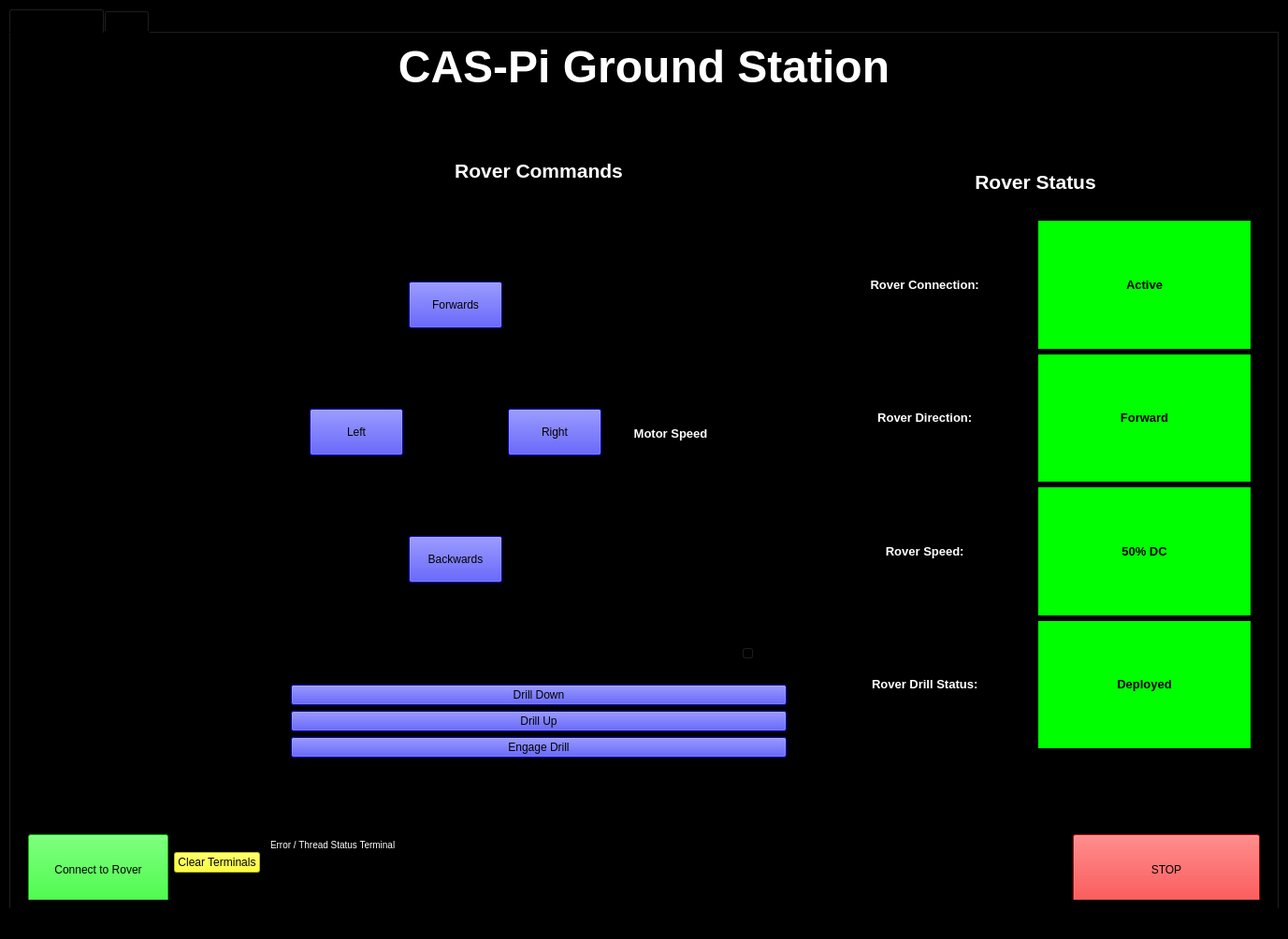
<?xml version="1.0" encoding="UTF-8"?>
<ui version="4.0">
 <class>MainWindow</class>
 <widget class="QMainWindow" name="MainWindow">
  <property name="geometry">
   <rect>
    <x>0</x>
    <y>0</y>
    <width>1377</width>
    <height>1004</height>
   </rect>
  </property>
  <property name="windowTitle">
   <string>MainWindow</string>
  </property>
  <property name="styleSheet">
   <string notr="true">background-color: rgb(0, 0, 0);</string>
  </property>
  <widget class="QWidget" name="centralwidget">
   <layout class="QGridLayout" name="gridLayout_5">
    <item row="0" column="0">
     <widget class="QTabWidget" name="tabWidget">
      <property name="currentIndex">
       <number>0</number>
      </property>
      <widget class="QWidget" name="tab">
       <attribute name="title">
        <string>Control Center</string>
       </attribute>
       <layout class="QGridLayout" name="gridLayout_2">
        <item row="0" column="0">
         <layout class="QHBoxLayout" name="horizontalLayout_3">
          <item>
           <widget class="QLabel" name="titlecard">
            <property name="styleSheet">
             <string notr="true">background-color: rgb(0, 0, 0);</string>
            </property>
            <property name="text">
             <string>&lt;html&gt;&lt;head/&gt;&lt;body&gt;&lt;p align=&quot;center&quot;&gt;&lt;span style=&quot; font-size:36pt; font-weight:600; color:#ffffff;&quot;&gt;CAS-Pi Ground Station&lt;/span&gt;&lt;/p&gt;&lt;/body&gt;&lt;/html&gt;</string>
            </property>
           </widget>
          </item>
         </layout>
        </item>
        <item row="1" column="0">
         <layout class="QHBoxLayout" name="horizontalLayout">
          <item>
           <widget class="QGraphicsView" name="graphicsView">
            <property name="minimumSize">
             <size>
              <width>250</width>
              <height>0</height>
             </size>
            </property>
           </widget>
          </item>
          <item>
           <widget class="QFrame" name="frame_9">
            <property name="minimumSize">
             <size>
              <width>550</width>
              <height>660</height>
             </size>
            </property>
            <property name="maximumSize">
             <size>
              <width>450</width>
              <height>660</height>
             </size>
            </property>
            <property name="frameShape">
             <enum>QFrame::StyledPanel</enum>
            </property>
            <property name="frameShadow">
             <enum>QFrame::Raised</enum>
            </property>
            <layout class="QVBoxLayout" name="verticalLayout_4">
             <item>
              <widget class="QLabel" name="label_4">
               <property name="text">
                <string>&lt;html&gt;&lt;head/&gt;&lt;body&gt;&lt;p align=&quot;center&quot;&gt;&lt;span style=&quot; font-size:16pt; font-weight:600; color:#ffffff;&quot;&gt;Rover Commands&lt;/span&gt;&lt;/p&gt;&lt;/body&gt;&lt;/html&gt;</string>
               </property>
              </widget>
             </item>
             <item>
              <widget class="QFrame" name="frame_10">
               <property name="frameShape">
                <enum>QFrame::StyledPanel</enum>
               </property>
               <property name="frameShadow">
                <enum>QFrame::Raised</enum>
               </property>
               <layout class="QHBoxLayout" name="horizontalLayout_7">
                <item>
                 <widget class="QFrame" name="frame_11">
                  <property name="frameShape">
                   <enum>QFrame::StyledPanel</enum>
                  </property>
                  <property name="frameShadow">
                   <enum>QFrame::Raised</enum>
                  </property>
                  <layout class="QGridLayout" name="gridLayout">
                   <item row="0" column="0">
                    <widget class="QLabel" name="label_6">
                     <property name="text">
                      <string>TextLabel</string>
                     </property>
                    </widget>
                   </item>
                   <item row="0" column="1">
                    <widget class="QPushButton" name="forward_pushbutton">
                     <property name="minimumSize">
                      <size>
                       <width>100</width>
                       <height>50</height>
                      </size>
                     </property>
                     <property name="styleSheet">
                      <string notr="true">background-color: rgb(0, 0, 255);</string>
                     </property>
                     <property name="text">
                      <string>Forwards</string>
                     </property>
                    </widget>
                   </item>
                   <item row="0" column="2">
                    <widget class="QLabel" name="label_7">
                     <property name="text">
                      <string>TextLabel</string>
                     </property>
                    </widget>
                   </item>
                   <item row="1" column="0">
                    <widget class="QPushButton" name="left_pushbutton">
                     <property name="minimumSize">
                      <size>
                       <width>100</width>
                       <height>50</height>
                      </size>
                     </property>
                     <property name="styleSheet">
                      <string notr="true">background-color: rgb(0, 0, 255);</string>
                     </property>
                     <property name="text">
                      <string>Left</string>
                     </property>
                    </widget>
                   </item>
                   <item row="1" column="1">
                    <widget class="QLabel" name="label_2">
                     <property name="text">
                      <string>TextLabel</string>
                     </property>
                    </widget>
                   </item>
                   <item row="1" column="2">
                    <widget class="QPushButton" name="right_pushbutton">
                     <property name="minimumSize">
                      <size>
                       <width>100</width>
                       <height>50</height>
                      </size>
                     </property>
                     <property name="styleSheet">
                      <string notr="true">background-color: rgb(0, 0, 255);</string>
                     </property>
                     <property name="text">
                      <string>Right</string>
                     </property>
                    </widget>
                   </item>
                   <item row="2" column="0">
                    <widget class="QLabel" name="label_11">
                     <property name="text">
                      <string>TextLabel</string>
                     </property>
                    </widget>
                   </item>
                   <item row="2" column="1">
                    <widget class="QPushButton" name="backwards_pushbutton">
                     <property name="minimumSize">
                      <size>
                       <width>100</width>
                       <height>50</height>
                      </size>
                     </property>
                     <property name="styleSheet">
                      <string notr="true">background-color: rgb(0, 0, 255);</string>
                     </property>
                     <property name="text">
                      <string>Backwards</string>
                     </property>
                    </widget>
                   </item>
                   <item row="2" column="2">
                    <widget class="QLabel" name="label_12">
                     <property name="text">
                      <string>TextLabel</string>
                     </property>
                    </widget>
                   </item>
                  </layout>
                 </widget>
                </item>
                <item>
                 <widget class="QFrame" name="frame_12">
                  <property name="frameShape">
                   <enum>QFrame::StyledPanel</enum>
                  </property>
                  <property name="frameShadow">
                   <enum>QFrame::Raised</enum>
                  </property>
                  <layout class="QHBoxLayout" name="horizontalLayout_8">
                   <item>
                    <widget class="QLabel" name="speed_label">
                     <property name="text">
                      <string>&lt;html&gt;&lt;head/&gt;&lt;body&gt;&lt;p align=&quot;center&quot;&gt;&lt;span style=&quot; font-size:10pt; font-weight:600; color:#ffffff;&quot;&gt;Motor Speed&lt;/span&gt;&lt;/p&gt;&lt;/body&gt;&lt;/html&gt;</string>
                     </property>
                    </widget>
                   </item>
                   <item>
                    <widget class="QSlider" name="motor_speed_slider">
                     <property name="minimumSize">
                      <size>
                       <width>50</width>
                       <height>50</height>
                      </size>
                     </property>
                     <property name="maximum">
                      <number>100</number>
                     </property>
                     <property name="singleStep">
                      <number>10</number>
                     </property>
                     <property name="pageStep">
                      <number>10</number>
                     </property>
                     <property name="orientation">
                      <enum>Qt::Vertical</enum>
                     </property>
                     <property name="tickPosition">
                      <enum>QSlider::TicksAbove</enum>
                     </property>
                     <property name="tickInterval">
                      <number>10</number>
                     </property>
                    </widget>
                   </item>
                  </layout>
                 </widget>
                </item>
               </layout>
              </widget>
             </item>
             <item>
              <widget class="QPushButton" name="drilldown_pushbutton">
               <property name="styleSheet">
                <string notr="true">background-color: rgb(0, 0, 255);</string>
               </property>
               <property name="text">
                <string>Drill Down</string>
               </property>
              </widget>
             </item>
             <item>
              <widget class="QPushButton" name="drillup_pushbutton">
               <property name="styleSheet">
                <string notr="true">background-color: rgb(0, 0, 255);</string>
               </property>
               <property name="text">
                <string>Drill Up</string>
               </property>
              </widget>
             </item>
             <item>
              <widget class="QPushButton" name="engagedrill_pushbutton">
               <property name="styleSheet">
                <string notr="true">background-color: rgb(0, 0, 255);</string>
               </property>
               <property name="text">
                <string>Engage Drill</string>
               </property>
              </widget>
             </item>
            </layout>
           </widget>
          </item>
          <item>
           <widget class="QFrame" name="frame_2">
            <property name="minimumSize">
             <size>
              <width>500</width>
              <height>660</height>
             </size>
            </property>
            <property name="maximumSize">
             <size>
              <width>450</width>
              <height>660</height>
             </size>
            </property>
            <property name="frameShape">
             <enum>QFrame::StyledPanel</enum>
            </property>
            <property name="frameShadow">
             <enum>QFrame::Raised</enum>
            </property>
            <layout class="QVBoxLayout" name="verticalLayout_5">
             <item>
              <widget class="QLabel" name="label_13">
               <property name="maximumSize">
                <size>
                 <width>16777215</width>
                 <height>50</height>
                </size>
               </property>
               <property name="text">
                <string>&lt;html&gt;&lt;head/&gt;&lt;body&gt;&lt;p align=&quot;center&quot;&gt;&lt;span style=&quot; font-size:16pt; font-weight:600; color:#ffffff;&quot;&gt;Rover Status&lt;/span&gt;&lt;/p&gt;&lt;/body&gt;&lt;/html&gt;</string>
               </property>
              </widget>
             </item>
             <item>
              <widget class="QFrame" name="frame_13">
               <property name="frameShape">
                <enum>QFrame::StyledPanel</enum>
               </property>
               <property name="frameShadow">
                <enum>QFrame::Raised</enum>
               </property>
               <layout class="QGridLayout" name="gridLayout_6">
                <item row="0" column="0">
                 <widget class="QLabel" name="speed_label_2">
                  <property name="text">
                   <string>&lt;html&gt;&lt;head/&gt;&lt;body&gt;&lt;p align=&quot;center&quot;&gt;&lt;span style=&quot; font-size:10pt; font-weight:600; color:#ffffff;&quot;&gt;Rover Connection: &lt;/span&gt;&lt;/p&gt;&lt;/body&gt;&lt;/html&gt;</string>
                  </property>
                 </widget>
                </item>
                <item row="0" column="1">
                 <widget class="QLabel" name="roverconnection_status">
                  <property name="styleSheet">
                   <string notr="true">background-color: rgb(0, 255, 0);</string>
                  </property>
                  <property name="text">
                   <string>&lt;html&gt;&lt;head/&gt;&lt;body&gt;&lt;p align=&quot;center&quot;&gt;&lt;span style=&quot; font-size:10pt; font-weight:600; color:#000000;&quot;&gt;Active&lt;/span&gt;&lt;/p&gt;&lt;/body&gt;&lt;/html&gt;</string>
                  </property>
                 </widget>
                </item>
                <item row="1" column="0">
                 <widget class="QLabel" name="speed_label_3">
                  <property name="text">
                   <string>&lt;html&gt;&lt;head/&gt;&lt;body&gt;&lt;p align=&quot;center&quot;&gt;&lt;span style=&quot; font-size:10pt; font-weight:600; color:#ffffff;&quot;&gt;Rover Direction: &lt;/span&gt;&lt;/p&gt;&lt;/body&gt;&lt;/html&gt;</string>
                  </property>
                 </widget>
                </item>
                <item row="1" column="1">
                 <widget class="QLabel" name="roverdirection_status">
                  <property name="styleSheet">
                   <string notr="true">background-color: rgb(0, 255, 0);</string>
                  </property>
                  <property name="text">
                   <string>&lt;html&gt;&lt;head/&gt;&lt;body&gt;&lt;p align=&quot;center&quot;&gt;&lt;span style=&quot; font-size:10pt; font-weight:600; color:#000000;&quot;&gt;Forward&lt;/span&gt;&lt;/p&gt;&lt;/body&gt;&lt;/html&gt;</string>
                  </property>
                 </widget>
                </item>
                <item row="2" column="0">
                 <widget class="QLabel" name="speed_label_4">
                  <property name="text">
                   <string>&lt;html&gt;&lt;head/&gt;&lt;body&gt;&lt;p align=&quot;center&quot;&gt;&lt;span style=&quot; font-size:10pt; font-weight:600; color:#ffffff;&quot;&gt;Rover Speed: &lt;/span&gt;&lt;/p&gt;&lt;/body&gt;&lt;/html&gt;</string>
                  </property>
                 </widget>
                </item>
                <item row="2" column="1">
                 <widget class="QLabel" name="roverspeed_status">
                  <property name="styleSheet">
                   <string notr="true">background-color: rgb(0, 255, 0);</string>
                  </property>
                  <property name="text">
                   <string>&lt;html&gt;&lt;head/&gt;&lt;body&gt;&lt;p align=&quot;center&quot;&gt;&lt;span style=&quot; font-size:10pt; font-weight:600; color:#000000;&quot;&gt;50% DC&lt;/span&gt;&lt;/p&gt;&lt;/body&gt;&lt;/html&gt;</string>
                  </property>
                 </widget>
                </item>
                <item row="3" column="0">
                 <widget class="QLabel" name="speed_label_5">
                  <property name="text">
                   <string>&lt;html&gt;&lt;head/&gt;&lt;body&gt;&lt;p align=&quot;center&quot;&gt;&lt;span style=&quot; font-size:10pt; font-weight:600; color:#ffffff;&quot;&gt;Rover Drill Status: &lt;/span&gt;&lt;/p&gt;&lt;/body&gt;&lt;/html&gt;</string>
                  </property>
                 </widget>
                </item>
                <item row="3" column="1">
                 <widget class="QLabel" name="roverdrill_status">
                  <property name="styleSheet">
                   <string notr="true">background-color: rgb(0, 255, 0);</string>
                  </property>
                  <property name="text">
                   <string>&lt;html&gt;&lt;head/&gt;&lt;body&gt;&lt;p align=&quot;center&quot;&gt;&lt;span style=&quot; font-size:10pt; font-weight:600; color:#000000;&quot;&gt;Deployed&lt;/span&gt;&lt;/p&gt;&lt;/body&gt;&lt;/html&gt;</string>
                  </property>
                 </widget>
                </item>
               </layout>
              </widget>
             </item>
            </layout>
           </widget>
          </item>
         </layout>
        </item>
        <item row="2" column="0">
         <widget class="QFrame" name="frame">
          <property name="maximumSize">
           <size>
            <width>16777215</width>
            <height>80</height>
           </size>
          </property>
          <property name="styleSheet">
           <string notr="true">alternate-background-color: rgb(0, 0, 0);</string>
          </property>
          <property name="frameShape">
           <enum>QFrame::StyledPanel</enum>
          </property>
          <property name="frameShadow">
           <enum>QFrame::Raised</enum>
          </property>
          <layout class="QHBoxLayout" name="horizontalLayout_2">
           <item>
            <widget class="QPushButton" name="connect_button">
             <property name="minimumSize">
              <size>
               <width>150</width>
               <height>75</height>
              </size>
             </property>
             <property name="styleSheet">
              <string notr="true">background-color: rgb(0, 255, 0);</string>
             </property>
             <property name="text">
              <string>Connect to Rover</string>
             </property>
            </widget>
           </item>
           <item>
            <widget class="QPushButton" name="clearText_button">
             <property name="styleSheet">
              <string notr="true">background-color: rgb(255, 255, 0);</string>
             </property>
             <property name="text">
              <string>Clear Terminals</string>
             </property>
            </widget>
           </item>
           <item>
            <widget class="QTextBrowser" name="error_terminal">
             <property name="maximumSize">
              <size>
               <width>16777215</width>
               <height>75</height>
              </size>
             </property>
             <property name="styleSheet">
              <string notr="true">color: rgb(255, 255, 255);</string>
             </property>
             <property name="html">
              <string>&lt;!DOCTYPE HTML PUBLIC &quot;-//W3C//DTD HTML 4.0//EN&quot; &quot;http://www.w3.org/TR/REC-html40/strict.dtd&quot;&gt;
&lt;html&gt;&lt;head&gt;&lt;meta name=&quot;qrichtext&quot; content=&quot;1&quot; /&gt;&lt;style type=&quot;text/css&quot;&gt;
p, li { white-space: pre-wrap; }
&lt;/style&gt;&lt;/head&gt;&lt;body style=&quot; font-family:'MS Shell Dlg 2'; font-size:7.8pt; font-weight:400; font-style:normal;&quot;&gt;
&lt;p style=&quot; margin-top:0px; margin-bottom:0px; margin-left:0px; margin-right:0px; -qt-block-indent:0; text-indent:0px;&quot;&gt;Error / Thread Status Terminal&lt;/p&gt;&lt;/body&gt;&lt;/html&gt;</string>
             </property>
            </widget>
           </item>
           <item>
            <widget class="QPushButton" name="stop_button">
             <property name="minimumSize">
              <size>
               <width>200</width>
               <height>75</height>
              </size>
             </property>
             <property name="styleSheet">
              <string notr="true">background-color: rgb(255, 0, 0);</string>
             </property>
             <property name="text">
              <string>STOP</string>
             </property>
            </widget>
           </item>
          </layout>
         </widget>
        </item>
       </layout>
      </widget>
      <widget class="QWidget" name="tab_2">
       <attribute name="title">
        <string>Misc</string>
       </attribute>
       <layout class="QGridLayout" name="gridLayout_4">
        <item row="0" column="0" colspan="2">
         <layout class="QHBoxLayout" name="horizontalLayout_4">
          <item>
           <widget class="QFrame" name="frame_4">
            <property name="frameShape">
             <enum>QFrame::StyledPanel</enum>
            </property>
            <property name="frameShadow">
             <enum>QFrame::Raised</enum>
            </property>
            <layout class="QHBoxLayout" name="horizontalLayout_5">
             <item>
              <widget class="QFrame" name="frame_3">
               <property name="minimumSize">
                <size>
                 <width>370</width>
                 <height>660</height>
                </size>
               </property>
               <property name="maximumSize">
                <size>
                 <width>500</width>
                 <height>660</height>
                </size>
               </property>
               <property name="frameShape">
                <enum>QFrame::StyledPanel</enum>
               </property>
               <property name="frameShadow">
                <enum>QFrame::Raised</enum>
               </property>
               <layout class="QGridLayout" name="gridLayout_3">
                <item row="0" column="0">
                 <widget class="QLabel" name="filler3_2">
                  <property name="text">
                   <string/>
                  </property>
                 </widget>
                </item>
                <item row="1" column="1">
                 <widget class="QLabel" name="label_3">
                  <property name="text">
                   <string>TextLabel</string>
                  </property>
                 </widget>
                </item>
               </layout>
              </widget>
             </item>
             <item>
              <widget class="QFrame" name="frame_5">
               <property name="maximumSize">
                <size>
                 <width>500</width>
                 <height>16777215</height>
                </size>
               </property>
               <property name="frameShape">
                <enum>QFrame::StyledPanel</enum>
               </property>
               <property name="frameShadow">
                <enum>QFrame::Raised</enum>
               </property>
               <layout class="QHBoxLayout" name="horizontalLayout_6">
                <item>
                 <widget class="QFrame" name="frame_6">
                  <property name="frameShape">
                   <enum>QFrame::StyledPanel</enum>
                  </property>
                  <property name="frameShadow">
                   <enum>QFrame::Raised</enum>
                  </property>
                  <layout class="QVBoxLayout" name="verticalLayout">
                   <item>
                    <widget class="QLabel" name="label_8">
                     <property name="text">
                      <string>TextLabel</string>
                     </property>
                    </widget>
                   </item>
                  </layout>
                 </widget>
                </item>
                <item>
                 <widget class="QFrame" name="frame_7">
                  <property name="frameShape">
                   <enum>QFrame::StyledPanel</enum>
                  </property>
                  <property name="frameShadow">
                   <enum>QFrame::Raised</enum>
                  </property>
                  <layout class="QVBoxLayout" name="verticalLayout_2">
                   <item>
                    <widget class="QLabel" name="label_9">
                     <property name="text">
                      <string>TextLabel</string>
                     </property>
                    </widget>
                   </item>
                  </layout>
                 </widget>
                </item>
                <item>
                 <widget class="QLabel" name="label">
                  <property name="maximumSize">
                   <size>
                    <width>16777215</width>
                    <height>50</height>
                   </size>
                  </property>
                  <property name="text">
                   <string>&lt;html&gt;&lt;head/&gt;&lt;body&gt;&lt;p align=&quot;center&quot;&gt;&lt;span style=&quot; font-size:12pt; color:#ffffff;&quot;/&gt;&lt;/p&gt;&lt;/body&gt;&lt;/html&gt;</string>
                  </property>
                 </widget>
                </item>
                <item>
                 <widget class="QFrame" name="frame_8">
                  <property name="frameShape">
                   <enum>QFrame::StyledPanel</enum>
                  </property>
                  <property name="frameShadow">
                   <enum>QFrame::Raised</enum>
                  </property>
                  <layout class="QVBoxLayout" name="verticalLayout_3">
                   <item>
                    <widget class="QLabel" name="label_10">
                     <property name="maximumSize">
                      <size>
                       <width>16777215</width>
                       <height>16777215</height>
                      </size>
                     </property>
                     <property name="text">
                      <string>TextLabel</string>
                     </property>
                    </widget>
                   </item>
                  </layout>
                 </widget>
                </item>
                <item>
                 <widget class="QLabel" name="label_5">
                  <property name="text">
                   <string>&lt;html&gt;&lt;head/&gt;&lt;body&gt;&lt;p align=&quot;center&quot;&gt;&lt;span style=&quot; font-size:12pt; color:#ffffff;&quot;/&gt;&lt;/p&gt;&lt;/body&gt;&lt;/html&gt;</string>
                  </property>
                 </widget>
                </item>
               </layout>
              </widget>
             </item>
            </layout>
           </widget>
          </item>
         </layout>
        </item>
       </layout>
      </widget>
     </widget>
    </item>
   </layout>
  </widget>
  <widget class="QMenuBar" name="menubar">
   <property name="geometry">
    <rect>
     <x>0</x>
     <y>0</y>
     <width>1377</width>
     <height>26</height>
    </rect>
   </property>
  </widget>
  <widget class="QStatusBar" name="statusbar"/>
 </widget>
 <resources/>
 <connections/>
</ui>
